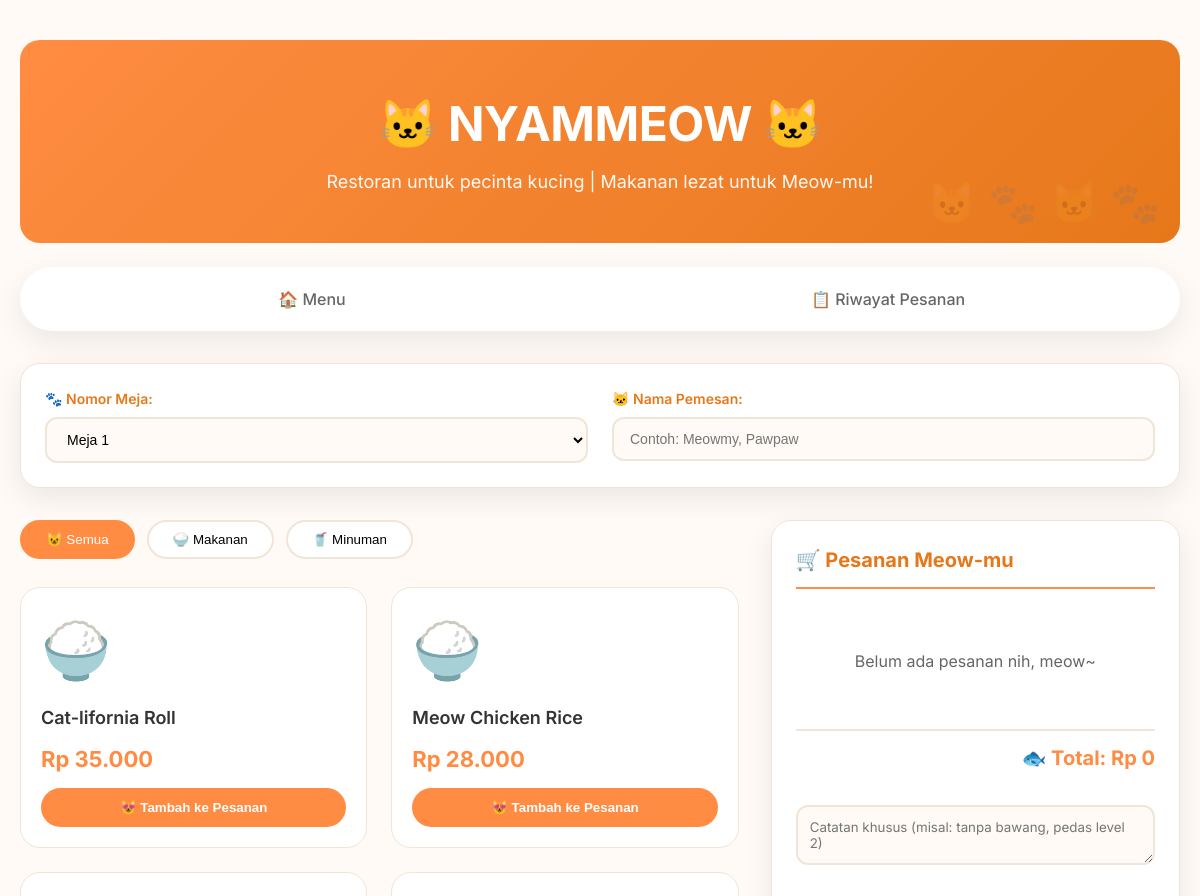
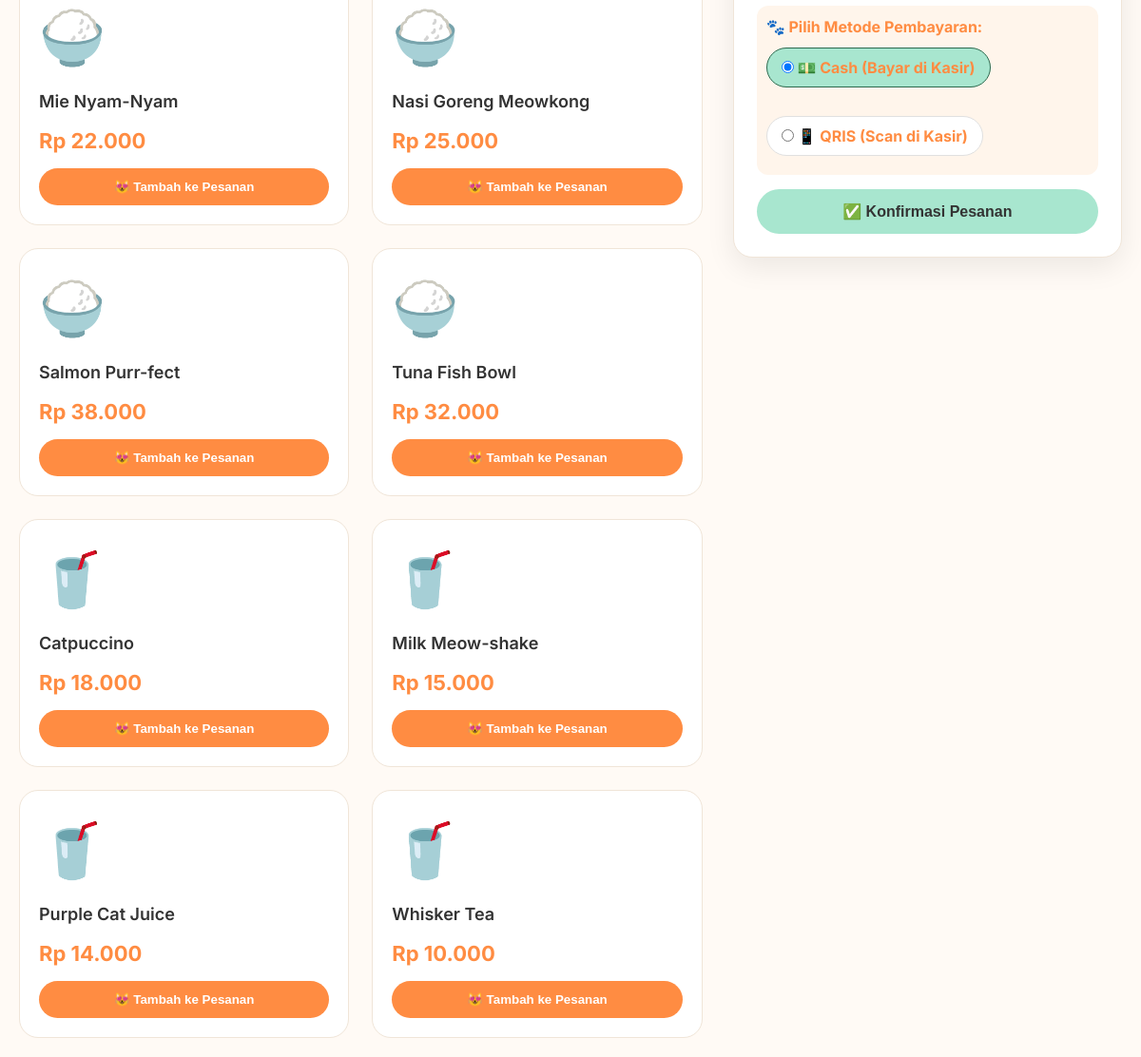
The page / on the database its author committed (2 pictures, top to bottom).
### tables this page shows
CREATE TABLE `menu` (
  `id` int(11) NOT NULL,
  `nama_menu` varchar(100) NOT NULL,
  `kategori` enum('Makanan','Minuman') NOT NULL,
  `harga` int(11) NOT NULL,
  `gambar` varchar(255) DEFAULT 'default.jpg',
  `stok` int(11) DEFAULT 99
);

### index.php (the view, shortened to what this page needs)
<?php include 'config/db.php'; ?>
<!DOCTYPE html>
<html lang="id">
<head>
    <link rel="stylesheet" href="css/style.css">
</head>
<body>
    <div class="container">
        <div class="header">
            <h1>🐱 NYAMMEOW 🐱</h1>
            <p>Restoran untuk pecinta kucing | Makanan lezat untuk Meow-mu!</p>
        </div>
        <div class="nav">
            <a href="index.php">🏠 Menu</a>
            <a href="riwayat.php">📋 Riwayat Pesanan</a>
        </div>
        <div class="meja-section">
            <div class="form-group">
                <label>🐾 Nomor Meja:</label>
                <select id="no_meja">
                    <?php for($i=1; $i<=10; $i++): ?>
                        <option value="<?= $i ?>">Meja <?= $i ?></option>
                    <?php endfor; ?>
                </select>
            </div>
            <div class="form-group">
                <label>🐱 Nama Pemesan:</label>
                <input type="text" id="nama_pemesan" placeholder="Contoh: Meowmy, Pawpaw" required>
            </div>
        </div>
        <div class="main-content">
            <div class="menu-section">
                <div class="kategori-filter">
                    <button class="filter-btn active" data-filter="all">😺 Semua</button>
                    <button class="filter-btn" data-filter="Makanan">🍚 Makanan</button>
                    <button class="filter-btn" data-filter="Minuman">🥤 Minuman</button>
                </div>
                <div class="menu-grid" id="menu-grid">
                    <?php
                    $menu = $conn->query("SELECT * FROM menu ORDER BY kategori, nama_menu");
                    while($row = $menu->fetch_assoc()):
                    ?>
                    <div class="menu-card" data-kategori="<?= $row['kategori'] ?>">
                        <div class="menu-emoji"><?= $row['kategori'] == 'Makanan' ? '🍚' : '🥤' ?></div>
                        <h3><?= $row['nama_menu'] ?></h3>
                        <p class="harga">Rp <?= number_format($row['harga'], 0, ',', '.') ?></p>
                        <button class="btn-tambah"
                                data-id="<?= $row['id'] ?>"
                                data-nama="<?= $row['nama_menu'] ?>"
                                data-harga="<?= $row['harga'] ?>">
                            😻 Tambah ke Pesanan
                        </button>
                    </div>
                    <?php endwhile; ?>
                </div>
            </div>
            <div class="cart-section">
                <h3>🛒 Pesanan Meow-mu</h3>
                <div id="cart-items">
                    <p class="empty-cart">Belum ada pesanan nih, meow~</p>
                </div>
                <div class="cart-total">
                    <strong>🐟 Total: Rp <span id="total-harga">0</span></strong>
                </div>
                <textarea id="catatan" placeholder="Catatan khusus (misal: tanpa bawang, pedas level 2)"></textarea>
                <div class="payment-section">
                    <label>🐾 Pilih Metode Pembayaran:</label>
                    <div class="payment-options">
                        <label class="payment-option">
                            <input type="radio" name="payment" value="Cash" checked> 💵 Cash (Bayar di Kasir)
                        </label>
                        <label class="payment-option">
                            <input type="radio" name="payment" value="QRIS"> 📱 QRIS (Scan di Kasir)
                        </label>
                    </div>
                </div>
                <button id="btn-checkout" class="btn-checkout">✅ Konfirmasi Pesanan</button>
            </div>
        </div>
    </div>
</body>
</html>

### rows shown on the page
menu: nama_menu "Cat-lifornia Roll", harga "35.000"
menu: nama_menu "Meow Chicken Rice", harga "28.000"
menu: nama_menu "Mie Nyam-Nyam", harga "22.000"
menu: nama_menu "Nasi Goreng Meowkong", harga "25.000"
menu: nama_menu "Salmon Purr-fect", harga "38.000"
menu: nama_menu "Tuna Fish Bowl", harga "32.000"
menu: nama_menu "Catpuccino", harga "18.000"
menu: nama_menu "Milk Meow-shake", harga "15.000"
menu: nama_menu "Purple Cat Juice", harga "14.000"
menu: nama_menu "Whisker Tea", harga "10.000"
